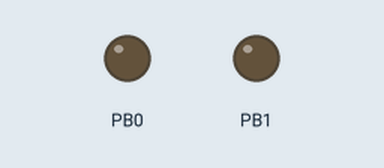
The program below on a simulated ATmega8, built with avr-gcc and emulated at 1 MHz. Parts: output pins drawn as LEDs (lit = HIGH).

Above: at 0.2 s.
At 2.6 s:
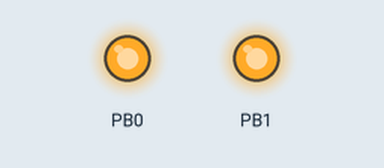
At 5.4 s:
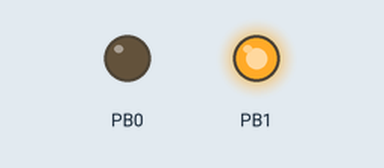
Timing chart, 0 to 6.3 s (numbered marks = the images above):
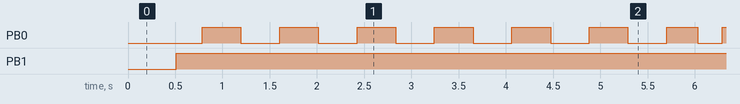

Measured:
- by itself, PB0: repeats every 5.5 s: 5 × (LOW 0.41 s, HIGH 0.41 s), LOW 0.41 s, HIGH 0.33 s, LOW 0.26 s, HIGH 0.41 s
- by itself, PB1: LOW → HIGH at 0.51 s
- by itself, everything shown: repeats every 5.5 s, in 14 steps

The program:

main.c
```c
/*
 * Prak4.c
 *
 * Created: 06.11.2019 10:53:30
 * Author : bh8332s
 */

#define F_CPU 1000000UL

#include <avr/io.h>
#include <avr/interrupt.h>

volatile uint32_t system_clock = 0;

ISR(TIMER0_OVF_vect){

	system_clock++;

	TCNT0 = 255;
}

void setUp(){
	cli();
	TCCR0 &= 0b11111000;				// Lösche Bits 0-2 (Timer stopped)
	TCCR0 |= ((1<<CS02) | (1<<CS00));	// CS00 und CS02 setzen: Teiler 1024
	TCNT0 = 255;
	TIMSK |= (1<<TOIE0);				// Interrupt maskieren

	DDRB |= ((1 << 0) | (1 << 1));

	sei();
}

void waitUntil(uint32_t ms){
	while(system_clock < ms)
		;
}

void waitFor(uint32_t ms){
	uint32_t start_clock = system_clock;
	while(system_clock < start_clock + ms)
		;
}

int main(void)
{
	setUp();

	waitUntil(500);
	PORTB ^= (1 << 1);

	while(1){
		waitFor(400);
		PORTB ^= (1 << 0);
	}
}
```
